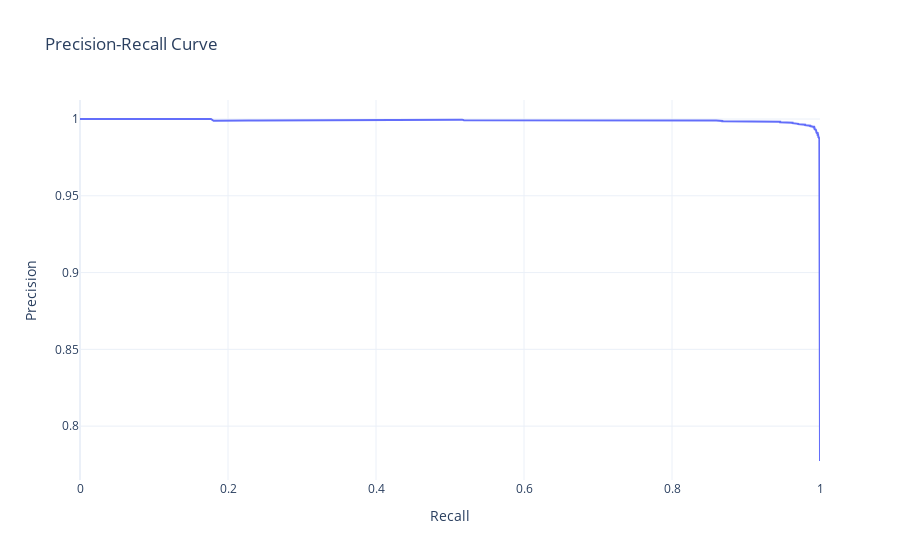

Here is the notebook cell this chart was saved with:
### Code cell
# Precision-Recall Curve
precision, recall, _ = precision_recall_curve(y_test, y_pred_proba)
pr_fig = go.Figure()
pr_fig.add_trace(go.Scatter(x=recall, y=precision, mode='lines', name='Precision-Recall Curve'))
pr_fig.update_layout(title='Precision-Recall Curve', xaxis_title='Recall', yaxis_title='Precision',
                     template='plotly_white')

### Figure 1 — Plotly figure (JSON) as saved in the notebook; plotly's stock layout.template omitted (floating-point values rounded to 4 significant figures; data arrays with more than 128 entries replaced by an {"elided": "..."} marker saying what was removed)
{"data": [{"mode": "lines", "name": "Precision-Recall Curve", "type": "scatter", "x": {"elided": "2715 float values"}, "y": {"elided": "2715 float values"}}], "layout": {"autosize": true, "title": {"text": "Precision-Recall Curve"}, "xaxis": {"autorange": true, "range": [0, 1], "title": {"text": "Recall"}, "type": "linear"}, "yaxis": {"autorange": true, "range": [0.7649, 1.012], "title": {"text": "Precision"}, "type": "linear"}}}
